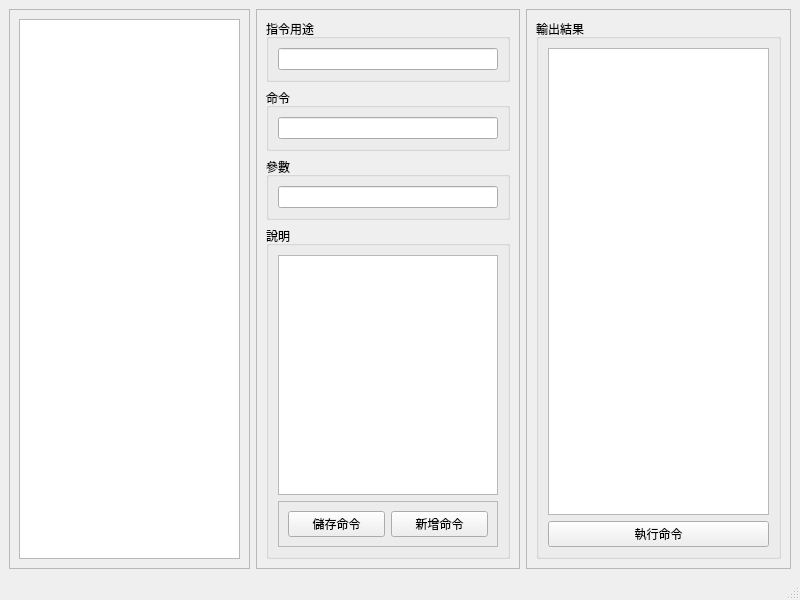
<?xml version="1.0" encoding="UTF-8"?>
<ui version="4.0">
 <class>MainWindow</class>
 <widget class="QMainWindow" name="MainWindow">
  <property name="geometry">
   <rect>
    <x>0</x>
    <y>0</y>
    <width>800</width>
    <height>600</height>
   </rect>
  </property>
  <property name="windowTitle">
   <string>MainWindow</string>
  </property>
  <widget class="QWidget" name="centralwidget">
   <layout class="QHBoxLayout" name="horizontalLayout_3">
    <item>
     <widget class="QFrame" name="frame_4">
      <property name="frameShape">
       <enum>QFrame::StyledPanel</enum>
      </property>
      <property name="frameShadow">
       <enum>QFrame::Raised</enum>
      </property>
      <layout class="QVBoxLayout" name="verticalLayout_7">
       <item>
        <widget class="QListView" name="commandlist"/>
       </item>
      </layout>
     </widget>
    </item>
    <item>
     <widget class="QFrame" name="frame">
      <property name="frameShape">
       <enum>QFrame::StyledPanel</enum>
      </property>
      <property name="frameShadow">
       <enum>QFrame::Raised</enum>
      </property>
      <layout class="QVBoxLayout" name="verticalLayout">
       <item>
        <widget class="QGroupBox" name="groupBox_5">
         <property name="title">
          <string>指令用途</string>
         </property>
         <layout class="QVBoxLayout" name="verticalLayout_5">
          <item>
           <widget class="QLineEdit" name="usageinput"/>
          </item>
         </layout>
        </widget>
       </item>
       <item>
        <widget class="QGroupBox" name="groupBox">
         <property name="title">
          <string>命令</string>
         </property>
         <layout class="QVBoxLayout" name="verticalLayout_4">
          <item>
           <widget class="QLineEdit" name="commandinput"/>
          </item>
         </layout>
        </widget>
       </item>
       <item>
        <widget class="QGroupBox" name="groupBox_2">
         <property name="title">
          <string>參數</string>
         </property>
         <layout class="QVBoxLayout" name="verticalLayout_3">
          <item>
           <widget class="QLineEdit" name="paraminput"/>
          </item>
         </layout>
        </widget>
       </item>
       <item>
        <widget class="QGroupBox" name="groupBox_3">
         <property name="title">
          <string>說明</string>
         </property>
         <layout class="QVBoxLayout" name="verticalLayout_2">
          <item>
           <widget class="QTextEdit" name="moreinput"/>
          </item>
          <item>
           <widget class="QFrame" name="frame_2">
            <property name="frameShape">
             <enum>QFrame::StyledPanel</enum>
            </property>
            <property name="frameShadow">
             <enum>QFrame::Raised</enum>
            </property>
            <layout class="QHBoxLayout" name="horizontalLayout">
             <item>
              <widget class="QPushButton" name="savecommandbtn">
               <property name="text">
                <string>儲存命令</string>
               </property>
              </widget>
             </item>
             <item>
              <widget class="QPushButton" name="newcommandbtn">
               <property name="text">
                <string>新增命令</string>
               </property>
              </widget>
             </item>
            </layout>
           </widget>
          </item>
         </layout>
        </widget>
       </item>
      </layout>
     </widget>
    </item>
    <item>
     <widget class="QFrame" name="frame_3">
      <property name="frameShape">
       <enum>QFrame::StyledPanel</enum>
      </property>
      <property name="frameShadow">
       <enum>QFrame::Raised</enum>
      </property>
      <layout class="QHBoxLayout" name="horizontalLayout_2">
       <item>
        <widget class="QGroupBox" name="groupBox_4">
         <property name="title">
          <string>輸出結果</string>
         </property>
         <layout class="QVBoxLayout" name="verticalLayout_8">
          <item>
           <widget class="QPlainTextEdit" name="showresult">
            <property name="autoFillBackground">
             <bool>false</bool>
            </property>
            <property name="readOnly">
             <bool>true</bool>
            </property>
           </widget>
          </item>
          <item>
           <widget class="QPushButton" name="execcommandbtn">
            <property name="text">
             <string>執行命令</string>
            </property>
           </widget>
          </item>
         </layout>
        </widget>
       </item>
      </layout>
     </widget>
    </item>
   </layout>
  </widget>
  <widget class="QMenuBar" name="menubar">
   <property name="geometry">
    <rect>
     <x>0</x>
     <y>0</y>
     <width>800</width>
     <height>22</height>
    </rect>
   </property>
  </widget>
  <widget class="QStatusBar" name="statusBar"/>
 </widget>
 <resources/>
 <connections/>
</ui>
